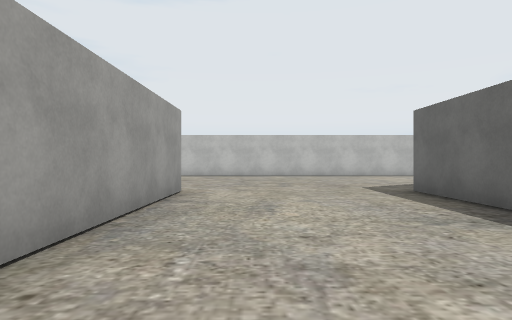
View 1 (above)

19 first-person views from a walk through a 3-D level made in the Unity game engine. The camera is 1.2 m above the floor, looks level and sees 75° across. The floor is counted in squares, 2 m on a side. Each view is taken from the middle of a square. On the plan, view 1 faces up. The plan holds only what a view shows up to about 10 squares ahead; the rest is blank. The place goes on beyond the plan. Some surface patterns are stand-ins.

View 2
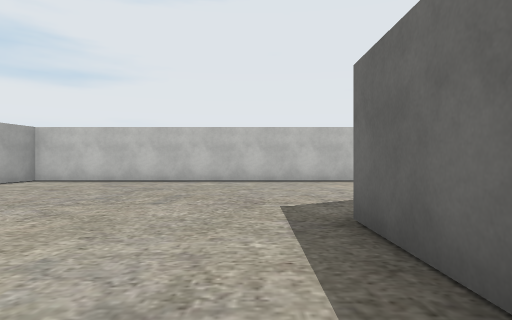

View 3
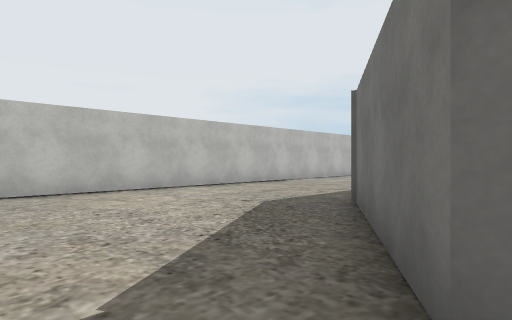

View 4
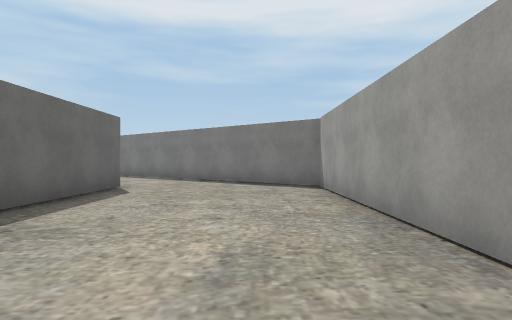

View 5
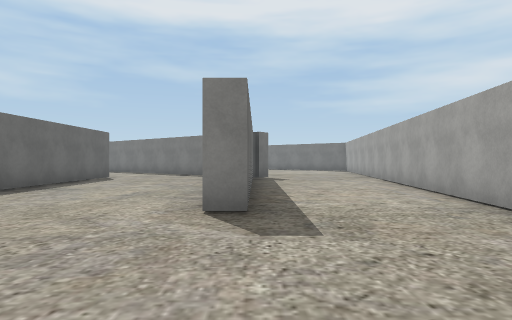

View 6
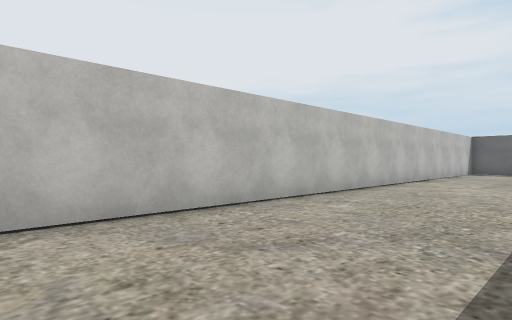

View 7
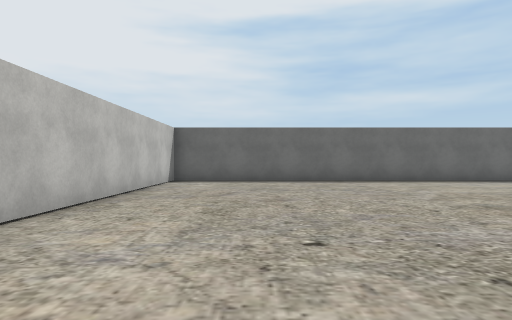

View 8
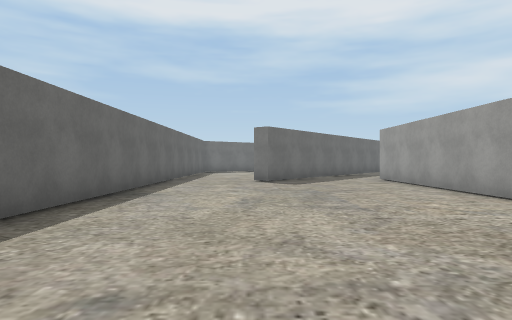

View 9
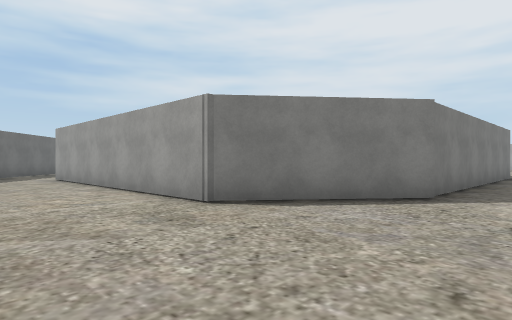

View 10
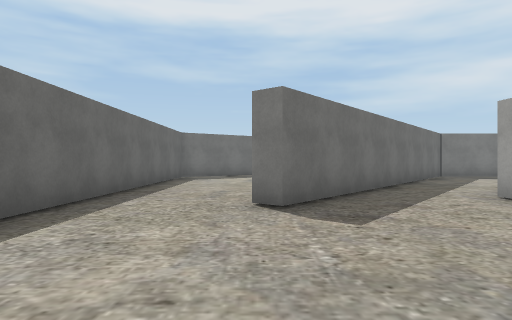

View 11
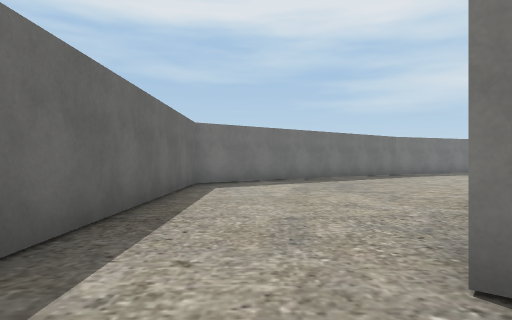

View 12
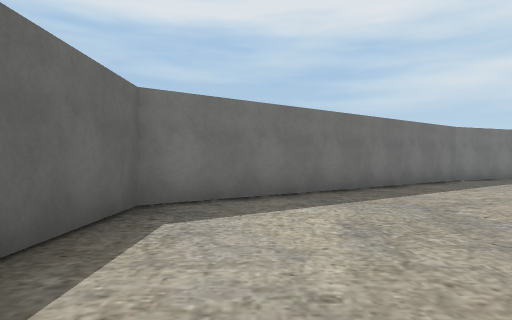

View 13
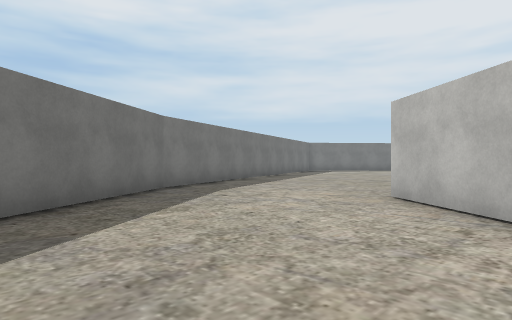

View 14
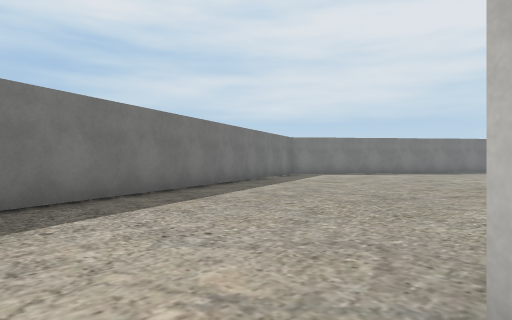

View 15
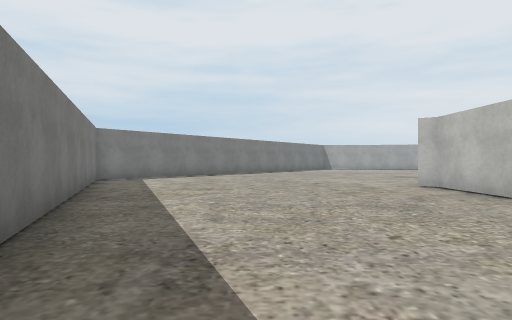

View 16
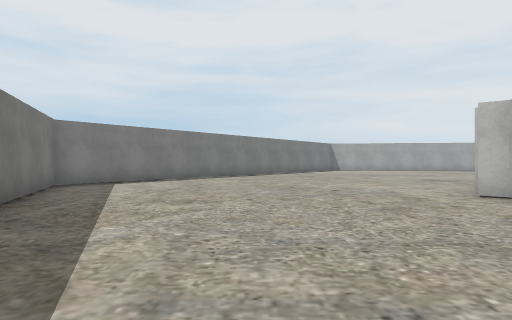

View 17
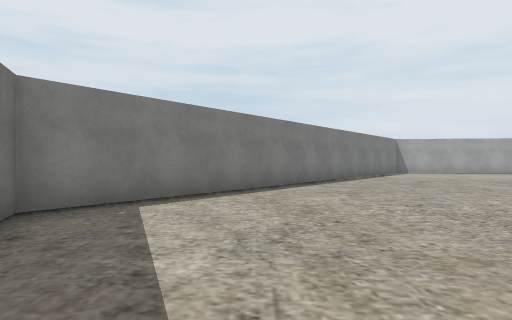

View 18
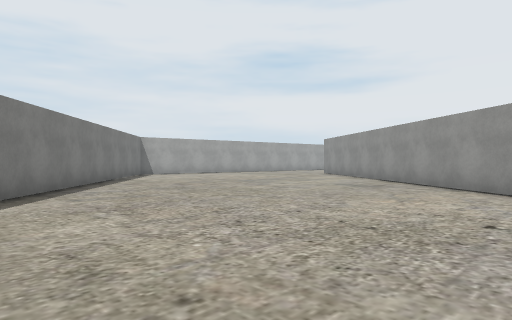

View 19
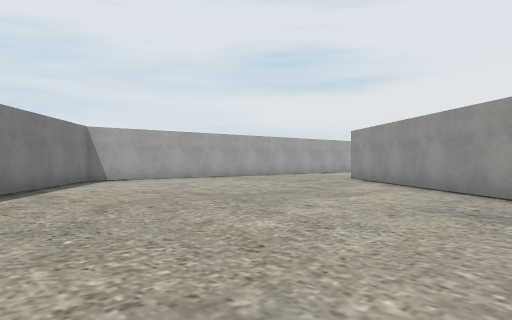

### Floor plan
Points are (right, up) in squares from view 1. A wall is a line through its corners. A room is listed if a view was taken in it or the views show most of it. See-through windows are left out.
Room 1 (views 1, 2, 3, 4, 5, 6, 7, 8, 9, 10, 11)
walls: (6.8, 8.3) (13.2, 8.3); (13.5, 8.3) (16.2, 6.2) (16.2, -1.2); (3, -1.2) (3, 6.2) (6, 8.2); (-1.9, 3) (-1.9, 6.3) (-1.4, 6.3) (-1.4, -1.5) (1.9, -4.1); (-5, 6.1) (-5.3, 3.5); (15.5, -5.1) (19.7, -0.2) (20.1, -0.5); (22.5, -1.5) (22.5, 12.3) (-4.2, 12.3) (-4.3, 11.2)
ways out: opening at (-4, 4) to room 2; opening at (21, -1) to room 2; opening at (4, -4); opening at (15, -4)
Room 2 (views 12, 13, 14, 15, 16, 17, 18, 19)
walls: (5.1, -7.2) (-1.9, -1.7); (9, -8.1) (6.9, -8.1) (6.6, -8.4); (15.2, -6.5) (13.7, -8.3); (-6.6, -6.4) (-6.8, -7.8) (4.4, -16.6) (15.4, -12.3) (22.5, -7.2) (22.5, -1.5); (-5.3, 3.5) (-5.8, -0.1)
ways out: opening at (-4, 4) to room 1; opening at (21, -1) to room 1

Where each view was taken, in squares from view 1:
view 1: 0 up, 0 right, facing up
view 2: 3 up, 2 right, facing up
view 3: 6 up, 2 right, facing up-right
view 4: 6 up, 0 right, facing down
view 5: 10 up, 2 left, facing down
view 6: 9 up, 7 right, facing up-right
view 7: 10 up, 13 right, facing right
view 8: 9 up, 20 right, facing down
view 9: 10 up, 19 right, facing down-left
view 10: 4 up, 20 right, facing down
view 11: 1 up, 21 right, facing down
view 12: 3 down, 21 right, facing down
view 13: 6 down, 19 right, facing down-left
view 14: 8 down, 15 right, facing down-left
view 15: 12 down, 14 right, facing left
view 16: 12 down, 12 right, facing left
view 17: 14 down, 8 right, facing left
view 18: 14 down, 6 right, facing up-left
view 19: 11 down, 3 right, facing up-left
